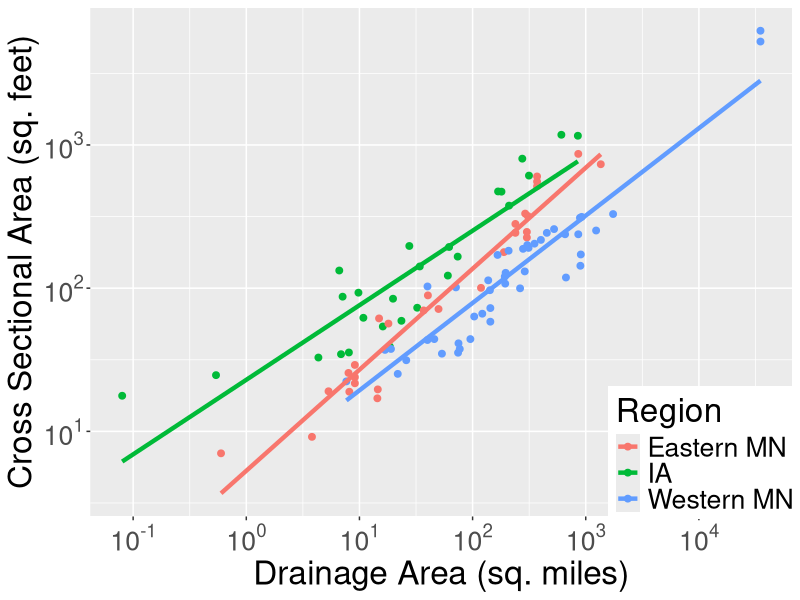
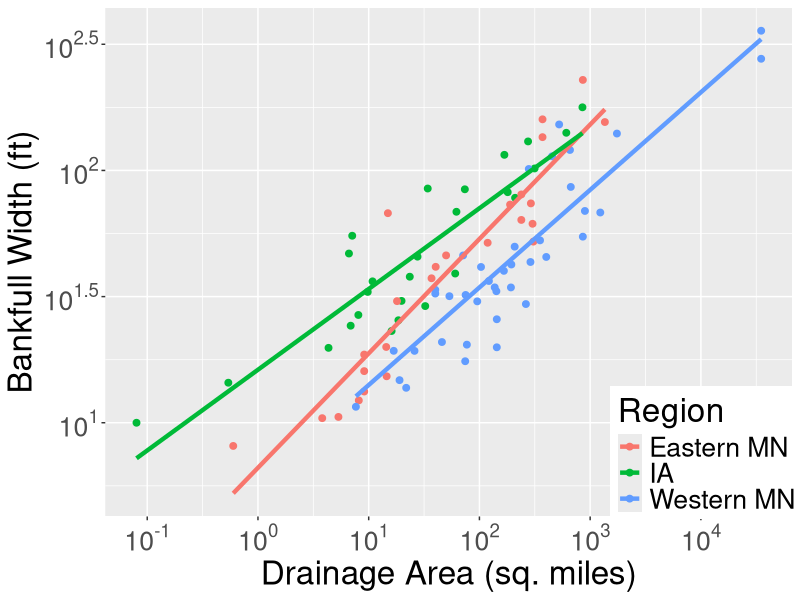
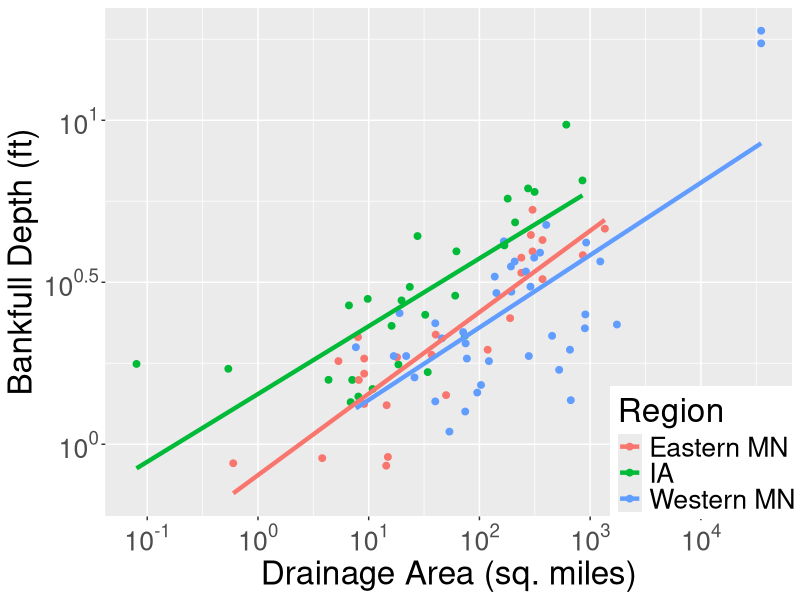
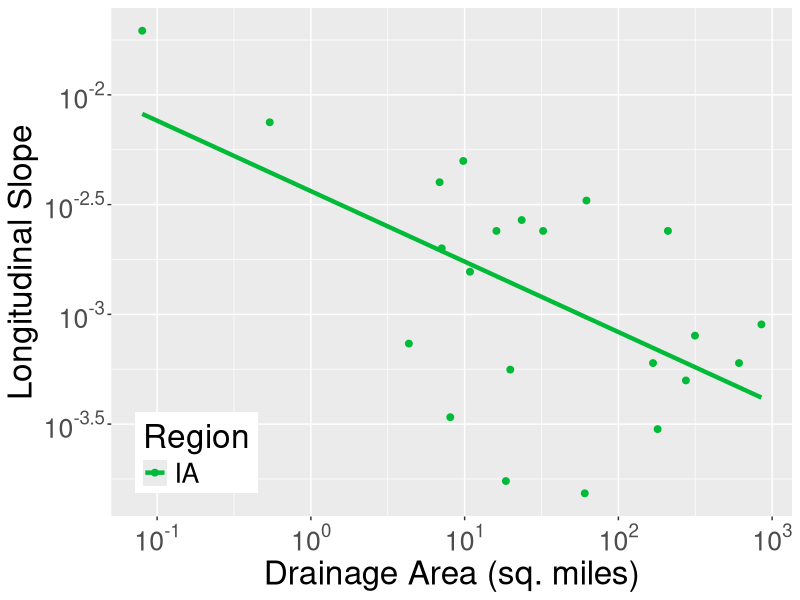

Source code (R) for these figures, in order:
# AUTHOR: BRADY NAHKALA
# DATE: FEB 20 2020
# PROJECT: UMSRS 2020 POSTER PRESENTATION
# IN COLLABORATION WITH PETER MOORE (isu nrem)
# AND NATE HOOGEVEEN (ia dnr)

# =========================
# great plotting tools
library(ggplot2) 
# for functions, and the pipeline operator (%>%)
library(dplyr)
library(MASS)
library(scales)

# DATA ====================
# csv last updated 20 FEB 2020

# assume data is prepared correctly, in the format provided
# and in the folder of the R script/project
data.df <- read.csv("data_Rexport.csv", header = TRUE, sep = ",")
data.df <- data.df[ , 1:9]
data.iowa.df <- data.df %>%
  filter(Regional.Association == "IA")

# POWER LAW FUNCTION ====

# this user-defined function fits a linear model to the log-transformed 
# data of both drainage area and the dependent variable
# the slope and intercept of the linear model are then converted 
# and stored as variables a and b respectively, with R^2 taking 
# the third output spot in 'coeffs'
power.law.regression <- function(data.input, varcol) {
  data.input.filter <- data.input %>%
    filter(data.input$Regional.Association == "IA")
  model <- lm(log(data.input.filter[ , varcol]) ~ log(data.input.filter$Drainage.Area.sq.mi))
  a <- exp(coef(model)[1])
  b <- coef(model)[2]
  rsq <- summary(model)$r.squared
  coeffs <- c(a, b, rsq)
  return(coeffs)
}

# the previous function, but with no data filtering
power.law.all <- function(data.input, varcol) {
  # data.input.filter <- data.input %>%
  #   filter(data.input$Regional.Association == "IA")
  model <- lm(log(data.input[ , varcol]) ~ log(data.input$Drainage.Area.sq.mi))
  a <- exp(coef(model)[1])
  b <- coef(model)[2]
  rsq <- summary(model)$r.squared
  coeffs <- c(a, b, rsq)
  return(coeffs)
}

# MODELS ===============
# Iowa regression models
coeffs.DAvXS <- power.law.regression(data.iowa.df, 6)
coeffs.DAvW <- power.law.regression(data.iowa.df, 7)
coeffs.DAvD <- power.law.regression(data.iowa.df, 8)
coeffs.DAvS <- power.law.regression(data.iowa.df, 9)

# Regresssion models for all imported data as a comparison
# to show improvement of Iowa curves
coeffs.DAvXS.all <- power.law.all(data.df, 6)
coeffs.DAvW.all <- power.law.all(data.df, 7)
coeffs.DAvD.all <- power.law.all(data.df, 8)
coeffs.DAvS.all <- power.law.all(data.df, 9)

# the next 3 loops populate new columns of data that calculate the 
# predicted variable value for each sample in the dataset
# this is a really inefficient way of plotting regression lines, but 
# ggplot was misbehaving
for (x in 1:length(data.df$Regional.Association)) {
  if (data.df$Regional.Association[x] == "IA") {
    data.df$XS.model[x] <- as.numeric(coeffs.DAvXS[1]*data.df$Drainage.Area.sq.mi[x]^coeffs.DAvXS[2])
  } else if (data.df$Regional.Association[x] == "Eastern MN") {
    data.df$XS.model[x] <- as.numeric(5.3096*data.df$Drainage.Area.sq.mi[x]^0.7054)
  } else {
    data.df$XS.model[x] <- as.numeric(4.7456*data.df$Drainage.Area.sq.mi[x]^0.6102)
  }
}

for (x in 1:length(data.df$Regional.Association)) {
  if (data.df$Regional.Association[x] == "IA") {
    data.df$W.model[x] <- as.numeric(coeffs.DAvW[1]*data.df$Drainage.Area.sq.mi[x]^coeffs.DAvW[2])
  } else if (data.df$Regional.Association[x] == "Eastern MN") {
    data.df$W.model[x] <- as.numeric(6.6316*data.df$Drainage.Area.sq.mi[x]^0.4534)
  } else {
    data.df$W.model[x] <- as.numeric(5.7926*data.df$Drainage.Area.sq.mi[x]^0.3867)
  }
}

for (x in 1:length(data.df$Regional.Association)) {
  if (data.df$Regional.Association[x] == "IA") {
    data.df$D.model[x] <- as.numeric(coeffs.DAvD[1]*data.df$Drainage.Area.sq.mi[x]^coeffs.DAvD[2])
  } else if (data.df$Regional.Association[x] == "Eastern MN") {
    data.df$D.model[x] <- as.numeric(0.8032*data.df$Drainage.Area.sq.mi[x]^0.2514)
  } else {
    data.df$D.model[x] <- as.numeric(0.819*data.df$Drainage.Area.sq.mi[x]^0.2235)
  }
}

for (x in 1:length(data.df$Regional.Association)) {
  if (data.df$Regional.Association[x] == "IA") {
    data.df$S.model[x] <- as.numeric(coeffs.DAvS[1]*data.df$Drainage.Area.sq.mi[x]^coeffs.DAvS[2])
  } else {
    data.df$S.model[x] <- 0
  }
}


# XS AREA CURVE ===========

plot.XS <- ggplot(data = data.df, 
                  aes(x=Drainage.Area.sq.mi, y=XS.Area.sq.ft,
                      color=Regional.Association))+
  geom_point(size=2)+
  geom_line(aes(x=Drainage.Area.sq.mi, y=XS.model), size=1.5) +
  scale_x_log10(breaks = trans_breaks("log10", function(x) 10^x),
                labels = trans_format("log10", math_format(10^.x))) + # these scale_x_log10 functions can be difficult, hard to format correctly
  scale_y_log10(breaks = trans_breaks("log10", function(x) 10^x),
                labels = trans_format("log10", math_format(10^.x))) +
  xlab("Drainage Area (sq. miles)") +
  ylab("Cross Sectional Area (sq. feet)")+
  labs(color="Region")+
  theme(text = element_text(size = 24), legend.position = c(0.875, 0.125)) 
  
  
# windows(height = 600, width = 800)
# plot.XS

# BNKFULL WIDTH CURVE =====
plot.BNKW <- ggplot(data = data.df, 
                  aes(x=Drainage.Area.sq.mi, y=Bankfull.Width.ft,
                      color=Regional.Association))+
  geom_point(size=2)+
  geom_line(aes(x=Drainage.Area.sq.mi, y=W.model), size=1.5) +
  scale_x_log10(breaks = trans_breaks("log10", function(x) 10^x),
                labels = trans_format("log10", math_format(10^.x))) + 
  scale_y_log10(breaks = trans_breaks("log10", function(x) 10^x),
                labels = trans_format("log10", math_format(10^.x))) +
  xlab("Drainage Area (sq. miles)") +
  ylab("Bankfull Width (ft)")+
  labs(color="Region")+
  theme(text = element_text(size = 24), legend.position = c(0.875, 0.125))

# windows()
# plot.BNKW


# BNKFULL DEPTH CURVE =====
plot.BNKD <- ggplot(data = data.df, 
                  aes(x=Drainage.Area.sq.mi, y=Bankfull.Depth.ft,
                      color=Regional.Association))+
  geom_point(size=2)+
  geom_line(aes(x=Drainage.Area.sq.mi, y=D.model), size=1.5) +
  scale_x_log10(breaks = trans_breaks("log10", function(x) 10^x),
                labels = trans_format("log10", math_format(10^.x))) + 
  scale_y_log10(breaks = trans_breaks("log10", function(x) 10^x),
                labels = trans_format("log10", math_format(10^.x))) +
  xlab("Drainage Area (sq. miles)") +
  ylab("Bankfull Depth (ft)")+
  labs(color="Region")+
  theme(text = element_text(size = 24), legend.position = c(0.875, 0.125))

# windows()
# plot.BNKD

# SLOPE CURVE =============
plot.S <- ggplot(data = data.df[data.df$Regional.Association == "IA",], 
                  aes(x=Drainage.Area.sq.mi, y=Longitudinal.Slope.pct,
                      color=Regional.Association))+
  geom_point(size=2)+
  geom_line(aes(x=Drainage.Area.sq.mi, y=S.model), size=1.5) +
  scale_x_log10(breaks = trans_breaks("log10", function(x) 10^x),
                labels = trans_format("log10", math_format(10^.x))) + 
  scale_y_log10(breaks = trans_breaks("log10", function(x) 10^x),
                labels = trans_format("log10", math_format(10^.x))) +
  xlab("Drainage Area (sq. miles)") +
  ylab("Longitudinal Slope")+
  labs(color="Region")+
  theme(text = element_text(size = 24), legend.position = c(0.125, 0.125))+
  scale_color_manual(values="#00BA38") # color corrects to match the Iowa green color in other graphs, otherwise defaults to red

# windows()
# plot.S


# SAVE IMAGES ===========
png(filename = "XS.png", width = 800, height=600)
plot.XS
dev.off()

png(filename = "BNKW.png", width = 800, height=600)
plot.BNKW
dev.off()

png(filename = "BNKD.png", width = 800, height=600)
plot.BNKD
dev.off()

png(filename = "S.png", width = 800, height=600)
plot.S
dev.off()

